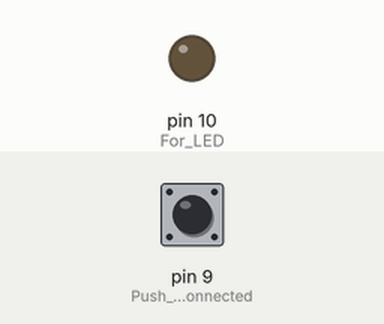
Simulated run of this sketch. Board: Arduino Uno, built with avr-gcc and run on an emulated ATmega328P. Parts: output pins drawn as LEDs (lit = HIGH). Dashed ring = blinking. The inputs (shaded band) are chosen by the test bench; at power-on: pin 9 (Push_button_is_connected) HIGH.

Above: at 1.2 s.
1.3 s: pin 9 (Push_button_is_connected) pulled LOW for 3.2 s
At 1.7 s:
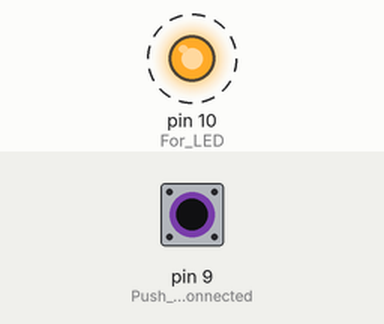
Timing chart, 0 to 6.3 s (numbered marks = the images above; inputs shaded):
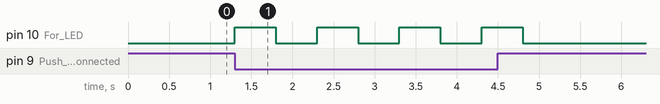

Measured:
- after the input at 1.3 s, pin 10 (For_LED): alternates HIGH for 0.50 s and LOW for 0.50 s, 8 changes in all, then stays LOW, starting at once

The sketch:

LED_vector.ino
```cpp
void setup() {
pinMode(9,INPUT_PULLUP);//Push button is connected using a pull-up resistor.
pinMode(10,OUTPUT);//For LED.

}

void loop() {
 if(digitalRead(9)==LOW)// If push button is pressed, blink the LED.
  {
    digitalWrite(10,HIGH);
    delay(500);
    digitalWrite(10,LOW);
    delay(500);

   }

}
```
